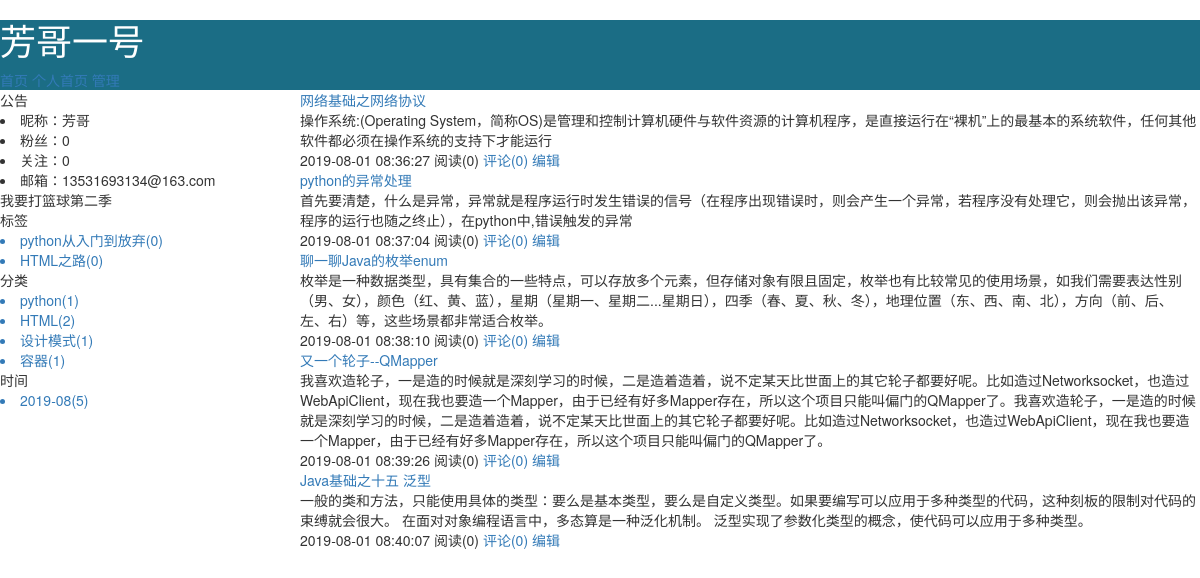
/pengfy/data/2019-08.html, run on an earlier commit of the app's database.
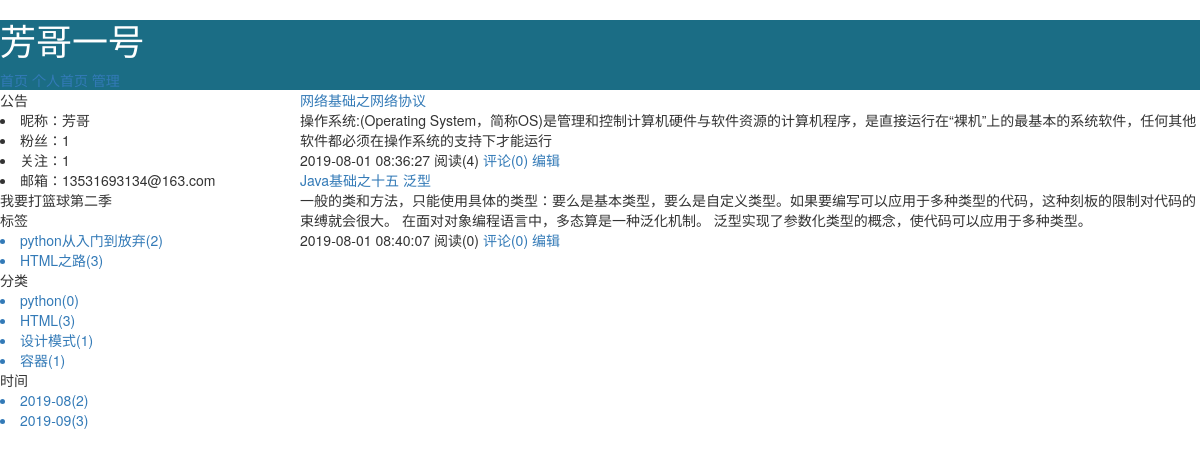
And on a later commit of the database.
### repository/models.py (models this page shows, shortened)
class Blog(models.Model):
    bid = models.AutoField(primary_key=True)
    title = models.CharField(max_length=60,verbose_name="个人博客标题")
    site  = models.CharField(max_length=32,verbose_name="个人博客前缀",unique=True)
    theme = models.CharField(max_length=32,verbose_name="博客主题")
    user = models.OneToOneField(to="UserInfo",to_field="nid",on_delete=models.CASCADE)
    class Meta:
        verbose_name_plural="个人博客"

class UserInfo(models.Model):
    nid = models.BigAutoField(primary_key=True)
    username = models.CharField(max_length=32,verbose_name="用户名",unique=True)
    password = models.CharField(max_length=64,verbose_name="密码")
    nickname = models.CharField(max_length=32,verbose_name="昵称")
    email = models.EmailField(verbose_name="邮箱",unique=True)
    avatar = models.ImageField(verbose_name="头像",upload_to='static/user_avatar')
    createtime = models.DateTimeField(verbose_name="创建时间",auto_now_add=True)
    fans = models.ManyToManyField(verbose_name="粉丝",
                                  to="UserInfo",
                                  through="UserFans",   #自定义第三张表时，使用字段用于指定关系表
                                  related_name="f",
                                  through_fields= ("user","follower"),
                                  )
    class Meta:
        verbose_name_plural="用户列表"

class Tag(models.Model):
    nid = models.AutoField(primary_key=True)
    title = models.CharField(verbose_name="标签名称",max_length=32)
    blog = models.ForeignKey(verbose_name="所属博客",to="Blog",to_field="bid",on_delete=models.CASCADE)

class Category(models.Model):
    nid = models.AutoField(primary_key=True)
    title = models.CharField(verbose_name="分类名称",max_length=32)
    blog = models.ForeignKey(verbose_name="所属博客",to="Blog",to_field="bid",on_delete=models.CASCADE)
    class Meta:
        verbose_name_plural="个人文章分类"

class Article(models.Model):
    nid = models.BigAutoField(primary_key=True)
    title = models.CharField(verbose_name="文章标题",max_length=128)
    summary = models.CharField(verbose_name="文章简介",max_length=512)
    read_count = models.IntegerField(default=0)
    comment_count = models.IntegerField(default=0)
    up_count = models.IntegerField(default=0)
    down_count = models.IntegerField(default=0)
    create_time = models.DateTimeField(auto_now_add=True)
    blog = models.ForeignKey(verbose_name="所属博客",to="Blog",to_field="bid",on_delete=models.CASCADE)
    categroy = models.ForeignKey(verbose_name="文章类型",to="Category",to_field="nid",on_delete=models.CASCADE)
    article_type_choices = [
        (1,"Python"),
        (2,"Linux"),
        (3,"Java"),
        (4,"Golang"),
    ]
    article_type_id = models.IntegerField(verbose_name="主站分类id",choices=article_type_choices,default=None)
    tag = models.ManyToManyField(
        verbose_name="文章标签",
        to="Tag",
        through="Tag2Article",
    )
    class Meta:
        verbose_name_plural="文章信息"

### web/views/home.py (the view)
def filter(request,site,type,val):
    blog = models.Blog.objects.filter(site=site).select_related('user').first()
    if not blog:
        return redirect('/')
    tag_list = models.Tag.objects.filter(blog=blog)
    type_list = models.Category.objects.filter(blog=blog)
    date_list = models.Article.objects.raw(
        'select nid, count(nid) as num,strftime("%Y-%m",create_time) as ctime from repository_article group by strftime("%Y-%m",create_time)')
    if type == "tag":
        article_list = models.Article.objects.filter(blog=blog,tag=val)
    elif type == "categroy":
        article_list = models.Article.objects.filter(blog=blog,categroy_id=val)
    elif type == "data":
        article_list = models.Article.objects.filter(blog=blog).extra(
            where=['strftime("%%Y-%%m",create_time)=%s'], params=[val, ]).all()
    return render(request,'home.html',{
        'blog':blog,
        "tag_list":tag_list,
        "type_list":type_list,
        "date_list":date_list,
        "article_list":article_list
    }
                  )

### templates/home.html
{% extends 'home_layout.html' %}
{% block content %}
{% for item in article_list %}
    <div class="summary_item">
        <div class="summary_title">
            <a href="/{{ blog.site }}/{{ item.nid }}.html">{{ item.title}}</a>
        </div>
        <div class="summary_content">
            {{ item.summary }}
        </div>
        <div class="summary_footer">
            <span>{{ item.create_time|date:"Y-m-d H:i:s" }}</span>
            <span>阅读({{ item.read_count }})</span>
            <a href="#">评论({{ item.comment_count }})</a>
            <a href="#">编辑</a>
        </div>
    </div>
{% endfor %}
{% endblock %}

### templates/home_layout.html (shortened to what this page needs)
<!DOCTYPE html>
<html lang="en">
<head>
    <link rel="stylesheet" href="/static/plugin/font-awesome/css/font-awesome.css">
    <link rel="stylesheet" href="/static/plugin/bootstrap/css/bootstrap.css">
</head>
<body>
<div class="header">
    <h1>{{ blog.title }}</h1>
    <a href="/">首页</a>
    <a href="/{{ blog.site }}.html">个人首页</a>
    <a href="#">管理</a>
</div>
<div class="body">
    <div class="body_menu">
        <div class="notice">
            <div class="notice_header">公告</div>
            <div class="notice_content">
                <li>昵称：{{ blog.user.nickname }}</li>
                <li>粉丝：{{ blog.user.fans.count }}</li>
                <li>关注：{{ blog.user.f.count }}</li>
                <li>邮箱：{{ blog.user.email }}</li>
            </div>
            <div class="memo">
                我要打篮球第二季
            </div>
        </div>
        <div class="tags">
            <div class="tags_header">标签</div>
            <div class="tags_body">
                {% for item in tag_list%}
                    <a href="/{{ blog.site }}/tag/{{ item.nid }}.html"><li>{{ item.title }}({{ item.article_set.count }})</li></a>
                {% endfor %}
            </div>
        </div>
        <div class="types">
            <div class = "types_header">分类</div>
            <div class="types_body">
                {% for item in type_list %}
                    <a href="/{{ blog.site }}/categroy/{{ item.nid }}.html"><li>{{ item.title }}({{ item.article_set.count }})</li></a>
                {% endfor %}
            </div>
        </div>
        <div class="dates">
            <div class = "dates_header">时间</div>
            <div class="dates_body">
                {% for item in date_list %}
                    <a href="/{{ blog.site }}/data/{{ item.ctime }}.html"><li>{{ item.ctime }}({{ item.num }})</li></a>
                {% endfor %}
            </div>
        </div>
    </div>
    <div class="article">
        {% block content %}{% endblock %}
    </div>
</div>
</body>
</html>

What changed in the data, as far as the page shows it:
removed Article: title "python的异常处理", summary "首先要清楚，什么是异常，异常就是程序运行时发生错误的信号（在程序出现错误时，则会产生一个异常，若程序没有处理它，则会抛出该异常，程序的运行也随之终止），在python中,错误触发的异常", create_time "2019-08-01 08:37:04", read_count "0", comment_count "0"
removed Article: title "聊一聊Java的枚举enum", summary "枚举是一种数据类型，具有集合的一些特点，可以存放多个元素，但存储对象有限且固定，枚举也有比较常见的使用场景，如我们需要表达性别（男、女），颜色（红、黄、蓝），星期（星期一、星期二...星期日），四季（春、夏、秋、冬），地理位置（东、西、南、北），方向（前、后、左、右）等，这些场景都非常适合枚举。", create_time "2019-08-01 08:38:10", read_count "0", comment_count "0"
removed Article: title "又一个轮子--QMapper", summary "我喜欢造轮子，一是造的时候就是深刻学习的时候，二是造着造着，说不定某天比世面上的其它轮子都要好呢。比如造过Networksocket，也造过WebApiClient，现在我也要造一个Mapper，由于已经有好多Mapper存在，所以这个项目只能叫偏门的QMapper了。我喜欢造轮子，一是造的时候就是深刻学习的时候，二是造着造着，说不定某天比世面上的其它轮子都要好呢。比如造过Networksocket，也造过WebApiClient，现在我也要造一个Mapper，由于已经有好多Mapper存在，所以这个项目只能叫偏门的QMapper了。", create_time "2019-08-01 08:39:26", read_count "0", comment_count "0"
computed for Blog "芳哥一号": user.fans.count "0" → "1"; user.f.count "0" → "1"
computed for Tag "python从入门到放弃": article_set.count "0" → "2"
computed for Tag "HTML之路": article_set.count "0" → "3"
computed for Category "python": article_set.count "1" → "0"
computed for Category "HTML": article_set.count "2" → "3"
changed Article "网络基础之网络协议": num "5" → "2"; read_count "0" → "4"
added Article: ctime "2019-09", num "3"
